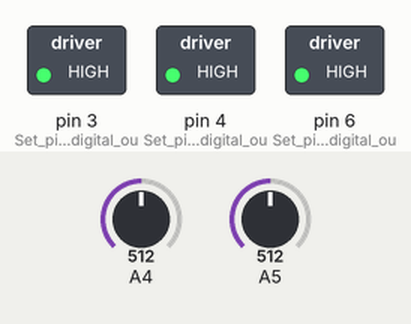
This sketch was run on a simulated Arduino Nano, built with avr-gcc and run on an emulated ATmega328P. Parts: switched loads named in the sketch (green lamp = pin HIGH). The inputs (shaded band) are chosen by the test bench; at power-on: A4 = 512, A5 = 512. What the sketch prints to the serial monitor is not drawn.

Above: at 6.1 s.
6.2 s: A4 set to 532
At 6.45 s:
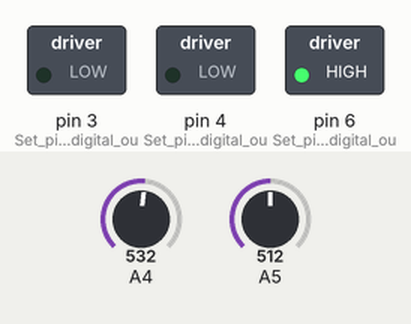
9.2 s: A5 set to 532
At 9.61 s:
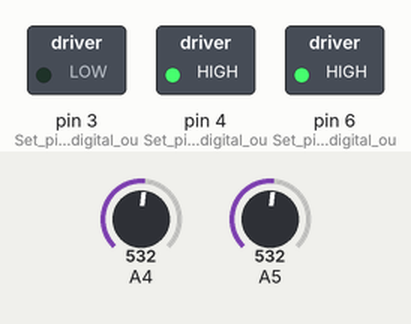
15.2 s: A5 set to 552
At 16.43 s:
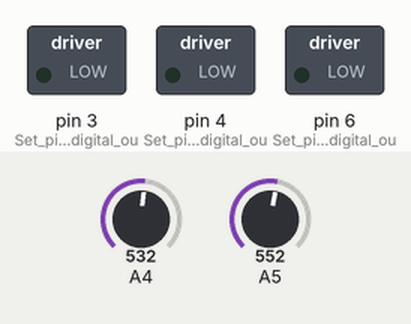
18.2 s: A5 set to 577
Timing chart, 0 to 22.2 s (numbered marks = the images above; inputs shaded):
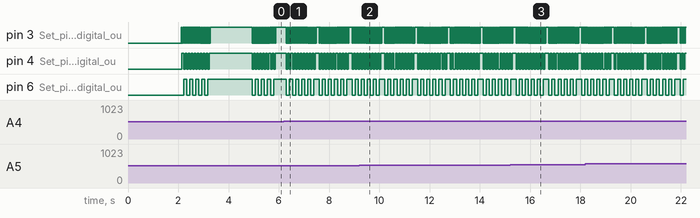

Measured:
- the behaviour switches between 518 and 519 on A4 (found by bisection; images 0 and 1)
- the behaviour switches between 518 and 519 on A5 (found by bisection; images 1 and 2)
- by itself, pin 3 (Set_pin_3_as_a_digital_ou): moves between LOW and HIGH, repeating every 1.3 s
- by itself, pin 4 (Set_pin_4_as_a_digital_ou): repeats every 1.3 s: 6 × (LOW 0.06 s, HIGH 0.06 s), LOW 0.06 s, HIGH 0.15 s, 3 × (LOW 0.06 s, HIGH 0.06 s)
- by itself, pin 6 (Set_pin_6_as_a_digital_ou): repeats every 1.3 s: 2 × (LOW 0.12 s, HIGH 0.12 s), LOW 0.12 s, HIGH 0.21 s, 2 × (LOW 0.12 s, HIGH 0.12 s)

The sketch:

Robot_tactile_sensors_v7.ino
```cpp
// Arduino Nano program to read input signals from tactile robot arm sensors
// Research project by Stephanie Bruce
// Two mulpitplexors are used to read up to 16 analogue input signals
// This program polls the multiplexors to read the 16 analogue input signals through 2 Arduino analogue input pins
// Additional input signals could easily be added by increasing the number of multiplexors.
// Each muliplexor reads up to 8 analgue signals, and requires 1 analogue input on the Arduino board.
// Three dignial outputs are needed to control the muliplexor, but can be shared across multiple multiplexors.
// By selecting a multiplexor channel, that channel on each multiplexor is set as the control channels are wired in parallel.
#include <stdarg.h>
// Set up variables
int Avg_count = 5; // Set the number of times to take a reading for calcualting an average (filtered) value
float Sensor_array[16] = {0,0,0,0,0,0,0,0,0,0,0,0,0,0,0,0}; //Create an array for holding the analgue input reading for each sensors. Mapped to muliplexor channel.
float Results[5][16]; //Create a two dimentional array for 5 sets of readings from 16 sensors. 5 is the number used to average the readings. This can be changed.
float Calibration_offset[16] = {0,0,0,0,0,0,0,0,0,0,0,0,0,0,0,0}; //Create an array for the offset calculated to calibrate each sensor.
float MUX_results[16]= {0,0,0,0,0,0,0,0,0,0,0,0,0,0,0,0}; //Create an array for reading a signal from each multiplexor channel. Set each initial value to be zero.
float Sensor_average[16] = {0,0,0,0,0,0,0,0,0,0,0,0,0,0,0,0}; //Create and array for filtering the sensor signals.
float Sensor_percent[16] = {0,0,0,0,0,0,0,0,0,0,0,0,0,0,0,0}; //Create an array for the scaled sensor reading.
float Scaled_result[16] = {0,0,0,0,0,0,0,0,0,0,0,0,0,0,0,0}; //Create an array allowing the results to be scalled for improved sensitivity
float Scale_factor = 1.8; // Set a factor to scale the results to increase sensitivity. Increased from 1.8
int count = 0; // Set a counter to track the number of times that readings have been taken for averaging (filtering)
int a = 0; // Set a variable for looping Avg_count times.
int i = 0; //Set a variable for reading each sensor
int j = 0; //Set a variable for reading from the second multiplexor
int k = 19; //To count the number of readings for printing headings
int l = 0; //Set a variable for looping through the 16 readings without affecting the value of i
int integer_result = 0; //Set a variable for converting a floating result to an integer
bool bit_A = LOW; // Mulitplexor control bit A - initialise mulitplexor control variables as boolean and set to LOW
bool bit_B = LOW; // Mulitplexor control bit A - initialise mulitplexor control variables as boolean and set to LOW
bool bit_C = LOW; // Mulitplexor control bit A - initialise mulitplexor control variables as boolean and set to LOW
char buff[128]; //Set a character variable for printing results

void setup() {
  Serial.begin(9600); // Set the baud rate for communicating with the Arduino

  // Write an initialisation heading
  Serial.println();
  Serial.println();
  Serial.println();
  Serial.println("Tactile Sensor Robot Project - Stepahnie Bruce");
  Serial.println("Reading the sensors");

  // Set digital output pins to control the muliplxor channel
  pinMode(3,OUTPUT);  // Set pin 3 as a digital output. Mulitplexor channel control bit A
  pinMode(4,OUTPUT);  // Set pin 4 as a digital output. Multiplexor channel control bit B
  pinMode(6,OUTPUT);  // Set pin 6 as a digital output. Multiplexor channel control bit C

  Serial.println("Starting.....");
  Serial.println();
  Serial.println("About to perform calibration - do not touch sensors...");
  delay(2000); //Wait 2 seconds to allow the sensors to be in a passive state
  Serial.println("Performing calibration...");
  take_5_readings(); // Call the routine to take a series of readings from each sensor and store them into a 2 dimensional array for averaging.
  calibrate(); //Call the routine to use the readings to calibrate each sensor in a passive state.
  Serial.println();
  Serial.println("Calibration complete. Please use the sensors.");
}

void loop(){
  take_5_readings();
  calculate_average();
  scale_readings();
  print_results();
  delay(10);
}

void take_5_readings(){ // A routine to take 5 consecutive readings for each of 16 sensors and store the results in a two dimensional array.
  for(a==0;a<=(Avg_count-1);a++){ // Increament from 1 to 5 for each set of readings.
    read_sensors(); // Call the routine to take a set of readings
    for (i=0;i<=15;i++){ // Store the readings from one cycle through the muliplexors into the array. Do this for each value of a.
      Results[a][i]=Sensor_array[i];
    }
    i=0; //Ensure that variable i is zero for its next use.
  }
  a=0;  //Ensure that variable a it zero for its next use
}

void read_sensors() {
  // This is a routine to read each of the sensors and put the result into an array called MUX_results
  // Read each of 8 input signals from each multiplexor
  for (i==0;i<=7;i++) { // Run a loop 8 times, with i starting at 0
    j=i+8;       // Set the index for the 2nd multiplexor for an 8 channel multiplexor. Increase the offset to 16 if 16 channel.
    // Set the control bits by calculating the binary number corresponding to each value of i (mulitplexor channel)

    // Multiplexor control bit A
    // If i is odd, set control bit_A to HIGH
    int A=i % 2; // Find the remainder of i/2. If the remainder is 1, i is odd.
    if (A==1) bit_A=HIGH;
    else bit_A=LOW;

    // Multiplexor control bit B
    int B=i % 4; // Find the remainder of i/4.
    if (B>1) bit_B=HIGH;
    else bit_B=LOW;

    // Multiplexor control bit C
    if (i>3) bit_C=HIGH; // If i>3, set control bit_C to HIGH
    else bit_C=LOW;

    // Set mulitplexors to read channel i
    digitalWrite(3,bit_A);
    digitalWrite(4,bit_B);
    digitalWrite(6,bit_C);

    // Read the muliplexor analogue signals
    delay(30);
    MUX_results[i]=analogRead(A4); // Multiplexor 1 analogue signal
    MUX_results[j]=analogRead(A5); // Multiplexor 2 analogue signal
  }
  // We now have a reading from each mulitplex channel in the array MUX_results[*]
  // The signal numbers do not match the mulitplexor channel numbers so we need to re-map to get the right reading for the right sensor
  // Sensor 1 = MUX 1 channel 5 = Sensor_array[0}
  // Sensor 2 = MUX 1 channel 7 = Sensor_array[1]
  // Sensor 3 = MUX 1 channel 6 = Sensor_array[2]
  // Sensor 4 = MUX 1 channel 4 = Sensor_array[3]
  // Sensor 5 = MUX 1 channel 3 = Sensor_array[4]
  // Sensor 6 = MUX 1 channel 0 = Sensor_array[5]
  // Sensor 7 = MUX 1 channel 1 = Sensor_array[6]
  // Sensor 8 = MUX 1 channel 2 = Sensor_array[7]
  // Sensor 9 = MUX 2 channel 5 = Sensor_array[8]
  // Sensor 10= MUX 2 channel 7 = Sensor_array[9]
  // Sensor 11= MUX 2 channel 6 = Sensor_array[10]
  // Sensor 12= MUX 2 channel 4 = Sensor_array[11]
  // Sensor 13= MUX 2 channel 3 = Sensor_array[12]
  // Sensor 14= MUX 2 channel 0 = Sensor_array[13]
  // Sensor 15= MUX 2 channel 1 = Sensor_array[14]
  // Sensor 16= MUX 2 channel 2 = Sensor_array[15
  // Run a loop to map each MUX channel to the relevant sensor number
  for (l==0;l<=15;l++) { // Run a loop 16 times, with l starting at 0
    if (l==0) Sensor_array[5] = MUX_results[l];
    if (l==1) Sensor_array[6] = MUX_results[l];
    if (l==2) Sensor_array[7] = MUX_results[l];
    if (l==3) Sensor_array[4] = MUX_results[l];
    if (l==4) Sensor_array[3] = MUX_results[l];
    if (l==5) Sensor_array[0] = MUX_results[l];
    if (l==6) Sensor_array[2] = MUX_results[l];
    if (l==7) Sensor_array[1] = MUX_results[l];
    if (l==8) Sensor_array[13]= MUX_results[l];
    if (l==9) Sensor_array[14]= MUX_results[l];
    if (l==10)Sensor_array[15]= MUX_results[l];
    if (l==11)Sensor_array[12]= MUX_results[l];
    if (l==12)Sensor_array[11]= MUX_results[l];
    if (l==13)Sensor_array[8] = MUX_results[l];
    if (l==14)Sensor_array[10]= MUX_results[l];
    if (l==15)Sensor_array[9] = MUX_results[l];
  }
  l=0; // Reset the integer variable to 0 for future use.
}

void calibrate(){
  a=0;
  i=0;
  for (a=0;a<=(Avg_count-1);a++){
    for (i=0;i<=15;i++){
      Calibration_offset[i]=Calibration_offset[i]+Results[a][i];
    }
  }
  a=0;
  i=0;
  Serial.println();
  Serial.println("Calibration offsets are:");
  Serial.print("Sensor ");
  for (i=0;i<=15;i++){
    Calibration_offset[i]=(1023-Calibration_offset[i]/Avg_count);
    Serial.print("#");
    Serial.print(i+1);
    Serial.print(":");
    Serial.print(Calibration_offset[i]);
    Serial.print(" ");
  }
  delay(1500);
}

void calculate_average(){
  a=0;
  i=0;
  for(i=0;i<=15;i++){
    Sensor_average[i]=0;
  }
  i=0;
  for (a=0;a<=(Avg_count-1);a++){
    for (i=0;i<=15;i++){
      Sensor_average[i]=Sensor_average[i]+Results[a][i];
    }
  }
  a=0;
  i=0;
  for (i=0;i<=15;i++){
    Sensor_average[i]=Sensor_average[i]/Avg_count;
  }
}

void scale_readings(){
  i=0;
  for (i=0;i<=15;i++){
    Scaled_result[i]=Sensor_average[i]+Calibration_offset[i];
    Scaled_result[i]=(100-Scaled_result[i]*100/1024); // Convert to percentage
    Scaled_result[i]=Scaled_result[i]*Scale_factor;
  }
}

void print_results(){
  //Print the results
  //Each 20 readings print a heading row
  i=0;
  k=k+1;
  if (k==20) { //First time through, and each 20 times after that, print a heading
    Serial.println("            _________________________________________________________________________________________________________________________________");
    Serial.println("Channel number: 1       2       3       4       5       6       7       8       9      10      11      12      13      14      15      16   |");
    k=0; //Reset counting after printing a heading
  }
  //Print the sensor readings
  Serial.print("            |");
  for (i==0;i<=15;i++) {
    integer_result=int(Scaled_result[i]);
    sprintf(buff, " %3d%%  |",integer_result);
    Serial.print(buff);
    //Serial.print(integer_result);
    //Serial.print("%      ");
  }
  Serial.println();
  i=0; // Reset the integer variable to 0 for future use.
}
```
